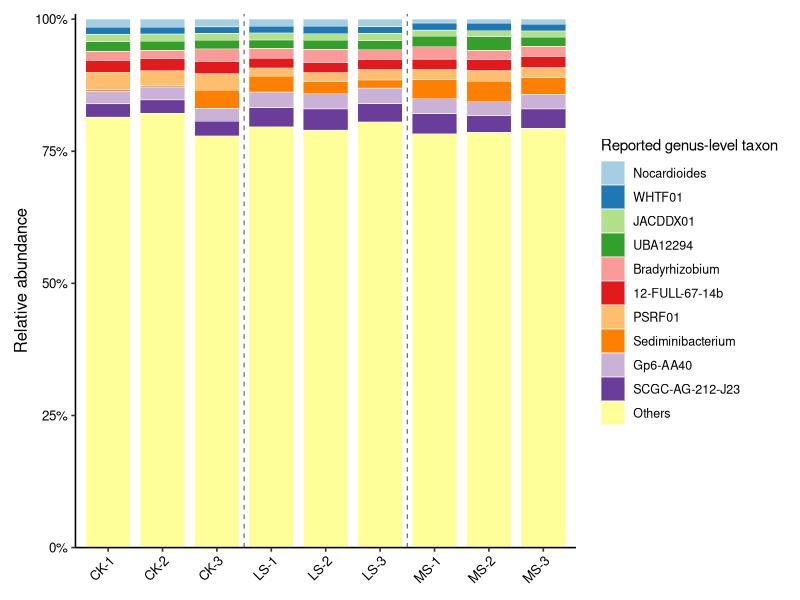
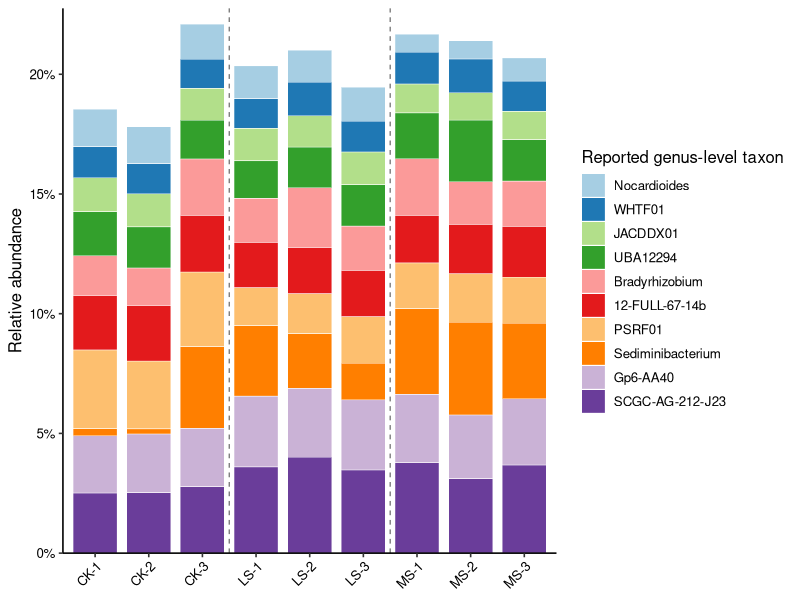
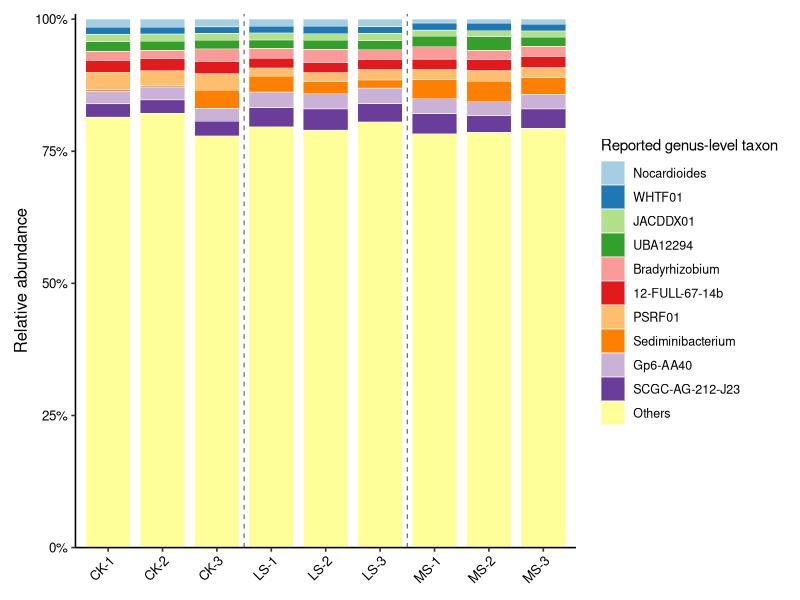
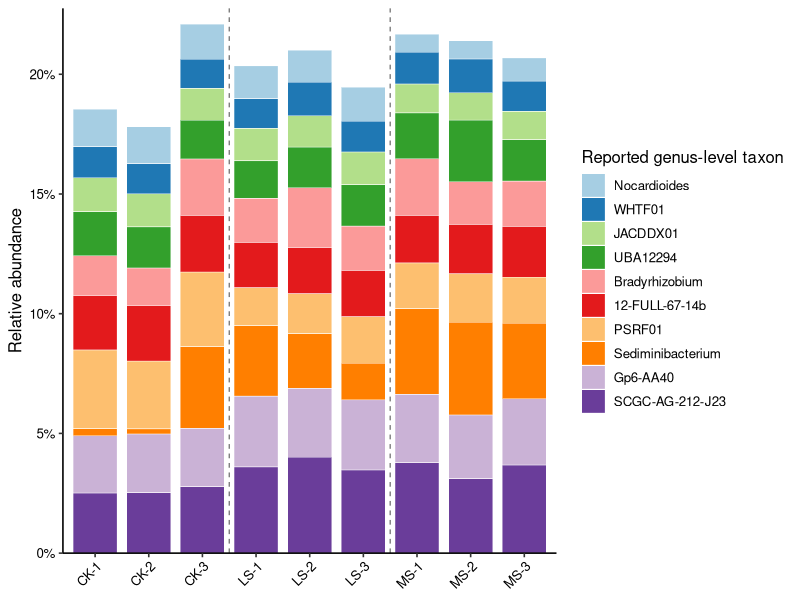
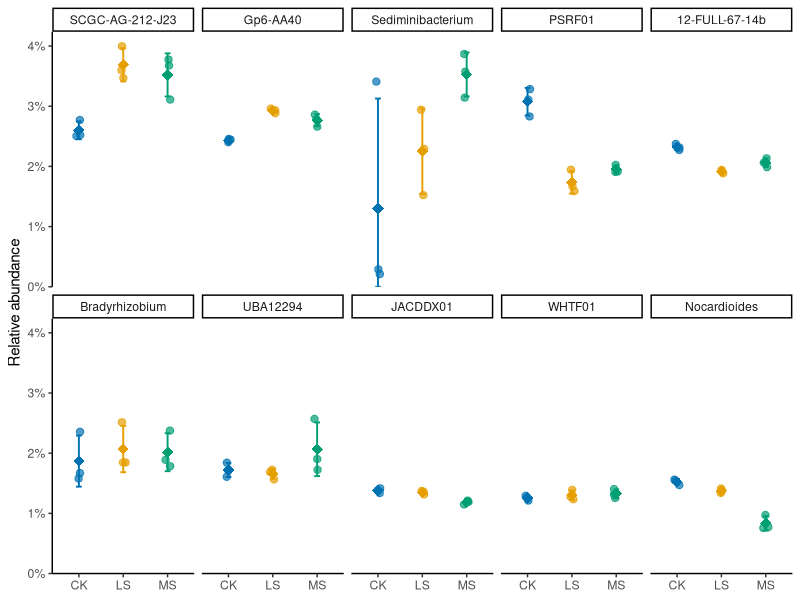

The R script that drew these images, in order:
library(tidyverse)
library(here)
library(scales)

# ------------------------------------------------------------
# 1. Import abundance matrix
# ------------------------------------------------------------

abund <- read_tsv(
  here("data", "processed", "genus_abundance.tsv"),
  show_col_types = FALSE
)

taxon_col <- names(abund)[1]
sample_cols <- names(abund)[-1]

abund_matrix <- as.matrix(abund[sample_cols])

# ------------------------------------------------------------
# 2. Convert to relative abundance
# ------------------------------------------------------------

relative_matrix <- sweep(
  abund_matrix,
  MARGIN = 2,
  STATS = colSums(abund_matrix),
  FUN = "/"
)

relative_abund <- bind_cols(
  taxon = abund[[taxon_col]],
  as_tibble(relative_matrix)
)

# ------------------------------------------------------------
# 3. Long format
# ------------------------------------------------------------

relative_long <- relative_abund |>
  pivot_longer(
    cols = -taxon,
    names_to = "sample",
    values_to = "relative_abundance"
  ) |>
  mutate(
    treatment = str_extract(sample, "^[A-Z]+"),
    replicate = as.integer(str_extract(sample, "\\d+$"))
  )

# ------------------------------------------------------------
# 4. Rank taxa by mean relative abundance
# ------------------------------------------------------------

taxon_ranking <- relative_long |>
  group_by(taxon) |>
  summarise(
    mean_relative_abundance = mean(relative_abundance),
    .groups = "drop"
  ) |>
  arrange(desc(mean_relative_abundance))

top10_taxa <- taxon_ranking |>
  slice_head(n = 10) |>
  pull(taxon)

# ------------------------------------------------------------
# 5. Collapse everything else into Others
# ------------------------------------------------------------

composition_plot_data <- relative_long |>
  mutate(
    display_taxon = if_else(
      taxon %in% top10_taxa,
      taxon,
      "Others"
    )
  ) |>
  group_by(sample, treatment, display_taxon) |>
  summarise(
    relative_abundance = sum(relative_abundance),
    .groups = "drop"
  )

# ------------------------------------------------------------
# 6. Sample order
# ------------------------------------------------------------

sample_levels <- c(
  "CK-1",
  "CK-2",
  "CK-3",
  "LS-1",
  "LS-2",
  "LS-3",
  "MS-1",
  "MS-2",
  "MS-3"
)

composition_plot_data <- composition_plot_data |>
  mutate(
    sample = factor(sample, levels = sample_levels)
  )

# ------------------------------------------------------------
# 7. Taxon order for plotting
# ------------------------------------------------------------

taxon_levels <- c(rev(top10_taxa), "Others")

composition_plot_data <- composition_plot_data |>
  mutate(
    display_taxon = factor(display_taxon, levels = taxon_levels)
  )

# ------------------------------------------------------------
# 8. Clean labels if desired
# ------------------------------------------------------------

label_map <- c(
  "SCGC-AG-212-J23" = "SCGC-AG-212-J23",
  "Gp6-AA40" = "Gp6-AA40",
  "Sediminibacterium" = "Sediminibacterium",
  "PSRF01" = "PSRF01",
  "12-FULL-67-14b" = "12-FULL-67-14b",
  "Bradyrhizobium" = "Bradyrhizobium",
  "UBA12294" = "UBA12294",
  "JACDDX01" = "JACDDX01",
  "WHTF01" = "WHTF01",
  "Nocardioides" = "Nocardioides",
  "Others" = "Others"
)

# ------------------------------------------------------------
# 9. Publication-style composition plot
# ------------------------------------------------------------

p1_pub <- ggplot(
  composition_plot_data,
  aes(
    x = sample,
    y = relative_abundance,
    fill = display_taxon
  )
) +
  geom_col(width = 0.82, colour = "white", linewidth = 0.15) +
  geom_vline(
    xintercept = c(3.5, 6.5),
    linewidth = 0.4,
    linetype = "dashed",
    colour = "grey40"
  ) +
  scale_y_continuous(
    labels = percent_format(accuracy = 1),
    expand = expansion(mult = c(0, 0.01))
  ) +
  scale_fill_brewer(
    palette = "Paired",
    breaks = taxon_levels,
    labels = label_map
  ) +
  labs(
    x = NULL,
    y = "Relative abundance",
    fill = "Reported genus-level taxon"
  ) +
  theme_classic(base_size = 12) +
  theme(
    axis.text.x = element_text(
      angle = 45,
      hjust = 1,
      vjust = 1,
      colour = "black"
    ),
    axis.text.y = element_text(colour = "black"),
    axis.title.y = element_text(size = 12),
    legend.title = element_text(size = 11),
    legend.text = element_text(size = 9),
    legend.position = "right",
    panel.border = element_blank(),
    plot.margin = margin(10, 10, 10, 10)
  )

p1_pub


# ggsave(
#   filename = here(
#     "results",
#     "figures",
#     "top10_plus_others_by_sample.pdf"
#   ),
#   plot = p1_pub,
#   width = 9,
#   height = 6,
#   units = "in"
# )

# ggsave(
#   filename = here(
#     "results",
#     "figures",
#     "top10_plus_others_by_sample.png"
#   ),
#   plot = p1_pub,
#   width = 9,
#   height = 6,
#   units = "in",
#   dpi = 600
# )

# ------------------------------------------------------------
# 10. Top-10 taxa only — true whole-community abundance
# ------------------------------------------------------------

top10_plot_data <- relative_long |>
  filter(taxon %in% top10_taxa) |>
  mutate(
    sample = factor(
      sample,
      levels = c(
        "CK-1",
        "CK-2",
        "CK-3",
        "LS-1",
        "LS-2",
        "LS-3",
        "MS-1",
        "MS-2",
        "MS-3"
      )
    ),
    taxon = factor(
      taxon,
      levels = rev(top10_taxa)
    )
  )

p2_top10 <- ggplot(
  top10_plot_data,
  aes(
    x = sample,
    y = relative_abundance,
    fill = taxon
  )
) +
  geom_col(
    width = 0.82,
    colour = "white",
    linewidth = 0.15
  ) +
  geom_vline(
    xintercept = c(3.5, 6.5),
    linetype = "dashed",
    linewidth = 0.4,
    colour = "grey40"
  ) +
  scale_y_continuous(
    labels = scales::percent_format(accuracy = 1),
    expand = expansion(mult = c(0, 0.03))
  ) +
  scale_fill_brewer(
    palette = "Paired"
  ) +
  labs(
    x = NULL,
    y = "Relative abundance",
    fill = "Reported genus-level taxon"
  ) +
  theme_classic(base_size = 12) +
  theme(
    axis.text.x = element_text(
      angle = 45,
      hjust = 1,
      colour = "black"
    ),
    axis.text.y = element_text(colour = "black"),
    legend.position = "right"
  )

p2_top10


# ggsave(
#   here(
#     "results",
#     "figures",
#     "top10_taxa_by_sample.pdf"
#   ),
#   p2_top10,
#   width = 9,
#   height = 6,
#   units = "in"
# )

# ggsave(
#   here(
#     "results",
#     "figures",
#     "top10_taxa_by_sample.png"
#   ),
#   p2_top10,
#   width = 9,
#   height = 6,
#   units = "in",
#   dpi = 600
# )

# ------------------------------------------------------------
# 11. Treatment-level summary of top-10 taxa
# ------------------------------------------------------------

top10_treatment_summary <- relative_long |>
  filter(taxon %in% top10_taxa) |>
  group_by(taxon, treatment) |>
  summarise(
    mean_relative_abundance = mean(relative_abundance),
    sd_relative_abundance = sd(relative_abundance),
    median_relative_abundance = median(relative_abundance),
    min_relative_abundance = min(relative_abundance),
    max_relative_abundance = max(relative_abundance),
    .groups = "drop"
  )

top10_treatment_summary

top10_treatment_summary_percent <- top10_treatment_summary |>
  mutate(
    across(
      c(
        mean_relative_abundance,
        sd_relative_abundance,
        median_relative_abundance,
        min_relative_abundance,
        max_relative_abundance
      ),
      ~ .x * 100
    )
  )

top10_treatment_summary_percent

# ------------------------------------------------------------
# 12. Individual replicates + treatment mean ± SD
# ------------------------------------------------------------

library(tidyverse)
library(here)
library(scales)

# ------------------------------------------------------------
# 1. Import abundance matrix
# ------------------------------------------------------------

abund <- read_tsv(
  here("data", "processed", "genus_abundance.tsv"),
  show_col_types = FALSE
)

taxon_col <- names(abund)[1]
sample_cols <- names(abund)[-1]

abund_matrix <- as.matrix(abund[sample_cols])

# ------------------------------------------------------------
# 2. Convert to relative abundance
# ------------------------------------------------------------

relative_matrix <- sweep(
  abund_matrix,
  MARGIN = 2,
  STATS = colSums(abund_matrix),
  FUN = "/"
)

relative_abund <- bind_cols(
  taxon = abund[[taxon_col]],
  as_tibble(relative_matrix)
)

# ------------------------------------------------------------
# 3. Long format
# ------------------------------------------------------------

relative_long <- relative_abund |>
  pivot_longer(
    cols = -taxon,
    names_to = "sample",
    values_to = "relative_abundance"
  ) |>
  mutate(
    treatment = str_extract(sample, "^[A-Z]+"),
    replicate = as.integer(str_extract(sample, "\\d+$"))
  )

# ------------------------------------------------------------
# 4. Rank taxa by mean relative abundance
# ------------------------------------------------------------

taxon_ranking <- relative_long |>
  group_by(taxon) |>
  summarise(
    mean_relative_abundance = mean(relative_abundance),
    .groups = "drop"
  ) |>
  arrange(desc(mean_relative_abundance))

top10_taxa <- taxon_ranking |>
  slice_head(n = 10) |>
  pull(taxon)

# ------------------------------------------------------------
# 5. Collapse everything else into Others
# ------------------------------------------------------------

composition_plot_data <- relative_long |>
  mutate(
    display_taxon = if_else(
      taxon %in% top10_taxa,
      taxon,
      "Others"
    )
  ) |>
  group_by(sample, treatment, display_taxon) |>
  summarise(
    relative_abundance = sum(relative_abundance),
    .groups = "drop"
  )

# ------------------------------------------------------------
# 6. Sample order
# ------------------------------------------------------------

sample_levels <- c(
  "CK-1",
  "CK-2",
  "CK-3",
  "LS-1",
  "LS-2",
  "LS-3",
  "MS-1",
  "MS-2",
  "MS-3"
)

composition_plot_data <- composition_plot_data |>
  mutate(
    sample = factor(sample, levels = sample_levels)
  )

# ------------------------------------------------------------
# 7. Taxon order for plotting
# ------------------------------------------------------------

taxon_levels <- c(rev(top10_taxa), "Others")

composition_plot_data <- composition_plot_data |>
  mutate(
    display_taxon = factor(display_taxon, levels = taxon_levels)
  )

# ------------------------------------------------------------
# 8. Clean labels if desired
# ------------------------------------------------------------

label_map <- c(
  "SCGC-AG-212-J23" = "SCGC-AG-212-J23",
  "Gp6-AA40" = "Gp6-AA40",
  "Sediminibacterium" = "Sediminibacterium",
  "PSRF01" = "PSRF01",
  "12-FULL-67-14b" = "12-FULL-67-14b",
  "Bradyrhizobium" = "Bradyrhizobium",
  "UBA12294" = "UBA12294",
  "JACDDX01" = "JACDDX01",
  "WHTF01" = "WHTF01",
  "Nocardioides" = "Nocardioides",
  "Others" = "Others"
)

# ------------------------------------------------------------
# 9. Publication-style composition plot
# ------------------------------------------------------------

p1_pub <- ggplot(
  composition_plot_data,
  aes(
    x = sample,
    y = relative_abundance,
    fill = display_taxon
  )
) +
  geom_col(width = 0.82, colour = "white", linewidth = 0.15) +
  geom_vline(
    xintercept = c(3.5, 6.5),
    linewidth = 0.4,
    linetype = "dashed",
    colour = "grey40"
  ) +
  scale_y_continuous(
    labels = percent_format(accuracy = 1),
    expand = expansion(mult = c(0, 0.01))
  ) +
  scale_fill_brewer(
    palette = "Paired",
    breaks = taxon_levels,
    labels = label_map
  ) +
  labs(
    x = NULL,
    y = "Relative abundance",
    fill = "Reported genus-level taxon"
  ) +
  theme_classic(base_size = 12) +
  theme(
    axis.text.x = element_text(
      angle = 45,
      hjust = 1,
      vjust = 1,
      colour = "black"
    ),
    axis.text.y = element_text(colour = "black"),
    axis.title.y = element_text(size = 12),
    legend.title = element_text(size = 11),
    legend.text = element_text(size = 9),
    legend.position = "right",
    panel.border = element_blank(),
    plot.margin = margin(10, 10, 10, 10)
  )

p1_pub


# ggsave(
#   filename = here(
#     "results",
#     "figures",
#     "top10_plus_others_by_sample.pdf"
#   ),
#   plot = p1_pub,
#   width = 9,
#   height = 6,
#   units = "in"
# )

# ggsave(
#   filename = here(
#     "results",
#     "figures",
#     "top10_plus_others_by_sample.png"
#   ),
#   plot = p1_pub,
#   width = 9,
#   height = 6,
#   units = "in",
#   dpi = 600
# )

# ------------------------------------------------------------
# 10. Top-10 taxa only — true whole-community abundance
# ------------------------------------------------------------

top10_plot_data <- relative_long |>
  filter(taxon %in% top10_taxa) |>
  mutate(
    sample = factor(
      sample,
      levels = c(
        "CK-1",
        "CK-2",
        "CK-3",
        "LS-1",
        "LS-2",
        "LS-3",
        "MS-1",
        "MS-2",
        "MS-3"
      )
    ),
    taxon = factor(
      taxon,
      levels = rev(top10_taxa)
    )
  )

p2_top10 <- ggplot(
  top10_plot_data,
  aes(
    x = sample,
    y = relative_abundance,
    fill = taxon
  )
) +
  geom_col(
    width = 0.82,
    colour = "white",
    linewidth = 0.15
  ) +
  geom_vline(
    xintercept = c(3.5, 6.5),
    linetype = "dashed",
    linewidth = 0.4,
    colour = "grey40"
  ) +
  scale_y_continuous(
    labels = scales::percent_format(accuracy = 1),
    expand = expansion(mult = c(0, 0.03))
  ) +
  scale_fill_brewer(
    palette = "Paired"
  ) +
  labs(
    x = NULL,
    y = "Relative abundance",
    fill = "Reported genus-level taxon"
  ) +
  theme_classic(base_size = 12) +
  theme(
    axis.text.x = element_text(
      angle = 45,
      hjust = 1,
      colour = "black"
    ),
    axis.text.y = element_text(colour = "black"),
    legend.position = "right"
  )

p2_top10


# ggsave(
#   here(
#     "results",
#     "figures",
#     "top10_taxa_by_sample.pdf"
#   ),
#   p2_top10,
#   width = 9,
#   height = 6,
#   units = "in"
# )

# ggsave(
#   here(
#     "results",
#     "figures",
#     "top10_taxa_by_sample.png"
#   ),
#   p2_top10,
#   width = 9,
#   height = 6,
#   units = "in",
#   dpi = 600
# )

# ------------------------------------------------------------
# 11. Treatment-level summary of top-10 taxa
# ------------------------------------------------------------

top10_treatment_summary <- relative_long |>
  filter(taxon %in% top10_taxa) |>
  group_by(taxon, treatment) |>
  summarise(
    mean_relative_abundance = mean(relative_abundance),
    sd_relative_abundance = sd(relative_abundance),
    median_relative_abundance = median(relative_abundance),
    min_relative_abundance = min(relative_abundance),
    max_relative_abundance = max(relative_abundance),
    .groups = "drop"
  )

top10_treatment_summary

top10_treatment_summary_percent <- top10_treatment_summary |>
  mutate(
    across(
      c(
        mean_relative_abundance,
        sd_relative_abundance,
        median_relative_abundance,
        min_relative_abundance,
        max_relative_abundance
      ),
      ~ .x * 100
    )
  )

top10_treatment_summary_percent

# ------------------------------------------------------------
# 12. Individual replicates + treatment mean ± SD
# ------------------------------------------------------------

top10_points <- relative_long |>
  filter(taxon %in% top10_taxa) |>
  mutate(
    treatment = factor(
      treatment,
      levels = c("CK", "LS", "MS")
    ),
    taxon = factor(
      taxon,
      levels = top10_taxa
    )
  )


# Explicit summary statistics
top10_summary <- top10_points |>
  group_by(taxon, treatment) |>
  summarise(
    mean_abundance = mean(relative_abundance),
    sd_abundance = sd(relative_abundance),
    .groups = "drop"
  ) |>
  mutate(
    ymin = pmax(mean_abundance - sd_abundance, 0),
    ymax = mean_abundance + sd_abundance
  )


# Colourblind-safe treatment palette
treatment_cols <- c(
  "CK" = "#0072B2",
  "LS" = "#E69F00",
  "MS" = "#009E73"
)

p3_treatment <- ggplot(
  top10_points,
  aes(
    x = treatment,
    y = relative_abundance
  )
) +

  # Individual biological replicates
  geom_point(
    aes(colour = treatment),
    position = position_jitter(
      width = 0.06,
      height = 0,
      seed = 42
    ),
    size = 2.2,
    alpha = 0.70
  ) +

  # Mean ± SD
  geom_errorbar(
    data = top10_summary,
    aes(
      x = treatment,
      ymin = ymin,
      ymax = ymax,
      colour = treatment
    ),
    inherit.aes = FALSE,
    width = 0.13,
    linewidth = 0.65
  ) +

  geom_point(
    data = top10_summary,
    aes(
      x = treatment,
      y = mean_abundance,
      colour = treatment
    ),
    inherit.aes = FALSE,
    shape = 18,
    size = 3.5
  ) +

  facet_wrap(
    ~taxon,
    ncol = 5
  ) +

  scale_colour_manual(
    values = treatment_cols,
    guide = "none"
  ) +

  scale_y_continuous(
    labels = scales::percent_format(accuracy = 1),
    limits = c(0, NA),
    expand = expansion(mult = c(0, 0.06))
  ) +

  labs(
    x = NULL,
    y = "Relative abundance"
  ) +
  theme_classic(base_size = 11)

p3_treatment

# ggsave(
#   here(
#     "results",
#     "figures",
#     "top10_taxa_treatment_patterns.pdf"
#   ),
#   p3_treatment,
#   width = 11,
#   height = 6.5,
#   units = "in"
# )

# ggsave(
#   here(
#     "results",
#     "figures",
#     "top10_taxa_treatment_patterns.png"
#   ),
#   p3_treatment,
#   width = 11,
#   height = 6.5,
#   units = "in",
#   dpi = 600
# )
